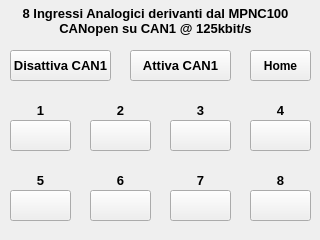
<?xml version="1.0" encoding="UTF-8"?>
<ui version="4.0">
 <class>page200</class>
 <widget class="QWidget" name="page200">
  <property name="geometry">
   <rect>
    <x>0</x>
    <y>0</y>
    <width>320</width>
    <height>240</height>
   </rect>
  </property>
  <property name="minimumSize">
   <size>
    <width>320</width>
    <height>240</height>
   </size>
  </property>
  <property name="maximumSize">
   <size>
    <width>320</width>
    <height>240</height>
   </size>
  </property>
  <property name="windowTitle">
   <string>page200</string>
  </property>
  <property name="styleSheet">
   <string notr="true">QWidget#page200
{
}</string>
  </property>
  <widget class="ATCMlabel" name="atcmLabel">
   <property name="geometry">
    <rect>
     <x>170</x>
     <y>120</y>
     <width>61</width>
     <height>31</height>
    </rect>
   </property>
   <property name="toolTip">
    <string>CAN1_IN_AN_1</string>
   </property>
   <property name="whatsThis">
    <string>ATCMlabel widget</string>
   </property>
   <property name="variable">
    <string>CAN1_IN_AN_1</string>
   </property>
   <property name="refresh">
    <number>500</number>
   </property>
   <property name="max">
    <string>0</string>
   </property>
   <property name="min">
    <string>0</string>
   </property>
   <property name="viewStatus">
    <bool>false</bool>
   </property>
   <property name="visibilityVar">
    <string/>
   </property>
   <property name="borderWidth">
    <number>1</number>
   </property>
   <property name="borderRadius">
    <number>0</number>
   </property>
  </widget>
  <widget class="ATCMlabel" name="atcmLabel_2">
   <property name="geometry">
    <rect>
     <x>250</x>
     <y>120</y>
     <width>61</width>
     <height>31</height>
    </rect>
   </property>
   <property name="toolTip">
    <string>CAN1_IN_AN_2</string>
   </property>
   <property name="whatsThis">
    <string>ATCMlabel widget</string>
   </property>
   <property name="variable">
    <string>CAN1_IN_AN_2</string>
   </property>
   <property name="refresh">
    <number>500</number>
   </property>
   <property name="max">
    <string>0</string>
   </property>
   <property name="min">
    <string>0</string>
   </property>
   <property name="viewStatus">
    <bool>false</bool>
   </property>
   <property name="visibilityVar">
    <string/>
   </property>
   <property name="borderWidth">
    <number>1</number>
   </property>
   <property name="borderRadius">
    <number>0</number>
   </property>
  </widget>
  <widget class="ATCMlabel" name="atcmLabel_3">
   <property name="geometry">
    <rect>
     <x>10</x>
     <y>120</y>
     <width>61</width>
     <height>31</height>
    </rect>
   </property>
   <property name="toolTip">
    <string>CAN1_IN_AN_3</string>
   </property>
   <property name="whatsThis">
    <string>ATCMlabel widget</string>
   </property>
   <property name="variable">
    <string>CAN1_IN_AN_3</string>
   </property>
   <property name="refresh">
    <number>500</number>
   </property>
   <property name="max">
    <string>0</string>
   </property>
   <property name="min">
    <string>0</string>
   </property>
   <property name="viewStatus">
    <bool>false</bool>
   </property>
   <property name="visibilityVar">
    <string/>
   </property>
   <property name="borderWidth">
    <number>1</number>
   </property>
   <property name="borderRadius">
    <number>0</number>
   </property>
  </widget>
  <widget class="ATCMlabel" name="atcmLabel_4">
   <property name="geometry">
    <rect>
     <x>90</x>
     <y>190</y>
     <width>61</width>
     <height>31</height>
    </rect>
   </property>
   <property name="toolTip">
    <string>CAN1_IN_AN_8</string>
   </property>
   <property name="whatsThis">
    <string>ATCMlabel widget</string>
   </property>
   <property name="variable">
    <string>CAN1_IN_AN_8</string>
   </property>
   <property name="refresh">
    <number>500</number>
   </property>
   <property name="max">
    <string>0</string>
   </property>
   <property name="min">
    <string>0</string>
   </property>
   <property name="viewStatus">
    <bool>false</bool>
   </property>
   <property name="visibilityVar">
    <string/>
   </property>
   <property name="borderWidth">
    <number>1</number>
   </property>
   <property name="borderRadius">
    <number>0</number>
   </property>
  </widget>
  <widget class="ATCMlabel" name="atcmLabel_5">
   <property name="geometry">
    <rect>
     <x>170</x>
     <y>190</y>
     <width>61</width>
     <height>31</height>
    </rect>
   </property>
   <property name="toolTip">
    <string>CAN1_IN_AN_5</string>
   </property>
   <property name="whatsThis">
    <string>ATCMlabel widget</string>
   </property>
   <property name="variable">
    <string>CAN1_IN_AN_5</string>
   </property>
   <property name="refresh">
    <number>500</number>
   </property>
   <property name="max">
    <string>0</string>
   </property>
   <property name="min">
    <string>0</string>
   </property>
   <property name="viewStatus">
    <bool>false</bool>
   </property>
   <property name="visibilityVar">
    <string/>
   </property>
   <property name="borderWidth">
    <number>1</number>
   </property>
   <property name="borderRadius">
    <number>0</number>
   </property>
  </widget>
  <widget class="ATCMlabel" name="atcmLabel_6">
   <property name="geometry">
    <rect>
     <x>90</x>
     <y>120</y>
     <width>61</width>
     <height>31</height>
    </rect>
   </property>
   <property name="toolTip">
    <string>CAN1_IN_AN_4</string>
   </property>
   <property name="whatsThis">
    <string>ATCMlabel widget</string>
   </property>
   <property name="variable">
    <string>CAN1_IN_AN_4</string>
   </property>
   <property name="refresh">
    <number>500</number>
   </property>
   <property name="max">
    <string>0</string>
   </property>
   <property name="min">
    <string>0</string>
   </property>
   <property name="viewStatus">
    <bool>false</bool>
   </property>
   <property name="visibilityVar">
    <string/>
   </property>
   <property name="borderWidth">
    <number>1</number>
   </property>
   <property name="borderRadius">
    <number>0</number>
   </property>
  </widget>
  <widget class="ATCMlabel" name="atcmLabel_7">
   <property name="geometry">
    <rect>
     <x>10</x>
     <y>190</y>
     <width>61</width>
     <height>31</height>
    </rect>
   </property>
   <property name="toolTip">
    <string>CAN1_IN_AN_7</string>
   </property>
   <property name="whatsThis">
    <string>ATCMlabel widget</string>
   </property>
   <property name="variable">
    <string>CAN1_IN_AN_7</string>
   </property>
   <property name="refresh">
    <number>500</number>
   </property>
   <property name="max">
    <string>0</string>
   </property>
   <property name="min">
    <string>0</string>
   </property>
   <property name="viewStatus">
    <bool>false</bool>
   </property>
   <property name="visibilityVar">
    <string/>
   </property>
   <property name="borderWidth">
    <number>1</number>
   </property>
   <property name="borderRadius">
    <number>0</number>
   </property>
  </widget>
  <widget class="ATCMlabel" name="atcmLabel_8">
   <property name="geometry">
    <rect>
     <x>250</x>
     <y>190</y>
     <width>61</width>
     <height>31</height>
    </rect>
   </property>
   <property name="toolTip">
    <string>CAN1_IN_AN_6</string>
   </property>
   <property name="whatsThis">
    <string>ATCMlabel widget</string>
   </property>
   <property name="variable">
    <string>CAN1_IN_AN_6</string>
   </property>
   <property name="refresh">
    <number>500</number>
   </property>
   <property name="max">
    <string>0</string>
   </property>
   <property name="min">
    <string>0</string>
   </property>
   <property name="viewStatus">
    <bool>false</bool>
   </property>
   <property name="visibilityVar">
    <string/>
   </property>
   <property name="borderWidth">
    <number>1</number>
   </property>
   <property name="borderRadius">
    <number>0</number>
   </property>
  </widget>
  <widget class="ATCMbutton" name="atcmButton">
   <property name="geometry">
    <rect>
     <x>250</x>
     <y>50</y>
     <width>61</width>
     <height>31</height>
    </rect>
   </property>
   <property name="font">
    <font>
     <weight>75</weight>
     <bold>true</bold>
    </font>
   </property>
   <property name="toolTip">
    <string/>
   </property>
   <property name="whatsThis">
    <string>ATCMbutton widget</string>
   </property>
   <property name="pageName">
    <string>page100</string>
   </property>
   <property name="statusvar">
    <string/>
   </property>
   <property name="viewStatus">
    <bool>false</bool>
   </property>
   <property name="visibilityVar">
    <string/>
   </property>
   <property name="bgColor">
    <color>
     <red>255</red>
     <green>255</green>
     <blue>0</blue>
    </color>
   </property>
   <property name="text">
    <string>Home</string>
   </property>
   <property name="pressText">
    <string>Home</string>
   </property>
   <property name="borderWidth">
    <number>0</number>
   </property>
   <property name="borderRadius">
    <number>0</number>
   </property>
  </widget>
  <widget class="ATCMbutton" name="atcmButton_2">
   <property name="geometry">
    <rect>
     <x>130</x>
     <y>50</y>
     <width>101</width>
     <height>31</height>
    </rect>
   </property>
   <property name="font">
    <font>
     <family>Arial</family>
     <pointsize>10</pointsize>
     <weight>75</weight>
     <bold>true</bold>
    </font>
   </property>
   <property name="toolTip">
    <string/>
   </property>
   <property name="whatsThis">
    <string>ATCMbutton widget</string>
   </property>
   <property name="pageName">
    <string/>
   </property>
   <property name="statusvar">
    <string/>
   </property>
   <property name="viewStatus">
    <bool>false</bool>
   </property>
   <property name="visibilityVar">
    <string/>
   </property>
   <property name="bgColor">
    <color>
     <red>0</red>
     <green>255</green>
     <blue>127</blue>
    </color>
   </property>
   <property name="text">
    <string>Attiva CAN1</string>
   </property>
   <property name="pressText">
    <string>Attiva CAN1</string>
   </property>
   <property name="borderWidth">
    <number>0</number>
   </property>
   <property name="borderRadius">
    <number>0</number>
   </property>
  </widget>
  <widget class="ATCMbutton" name="atcmButton_3">
   <property name="geometry">
    <rect>
     <x>10</x>
     <y>50</y>
     <width>101</width>
     <height>31</height>
    </rect>
   </property>
   <property name="font">
    <font>
     <family>Arial</family>
     <pointsize>10</pointsize>
     <weight>75</weight>
     <bold>true</bold>
    </font>
   </property>
   <property name="toolTip">
    <string/>
   </property>
   <property name="whatsThis">
    <string>ATCMbutton widget</string>
   </property>
   <property name="pageName">
    <string/>
   </property>
   <property name="statusvar">
    <string/>
   </property>
   <property name="viewStatus">
    <bool>false</bool>
   </property>
   <property name="visibilityVar">
    <string/>
   </property>
   <property name="bgColor">
    <color>
     <red>255</red>
     <green>0</green>
     <blue>0</blue>
    </color>
   </property>
   <property name="text">
    <string>Disattiva CAN1</string>
   </property>
   <property name="pressText">
    <string>Disattiva CAN1</string>
   </property>
   <property name="borderWidth">
    <number>0</number>
   </property>
   <property name="borderRadius">
    <number>0</number>
   </property>
  </widget>
  <widget class="QLabel" name="label_7">
   <property name="geometry">
    <rect>
     <x>10</x>
     <y>0</y>
     <width>291</width>
     <height>41</height>
    </rect>
   </property>
   <property name="font">
    <font>
     <family>Arial</family>
     <pointsize>10</pointsize>
     <weight>75</weight>
     <bold>true</bold>
    </font>
   </property>
   <property name="text">
    <string>8 Ingressi Analogici derivanti dal MPNC100
CANopen su CAN1 @ 125kbit/s</string>
   </property>
   <property name="alignment">
    <set>Qt::AlignCenter</set>
   </property>
  </widget>
  <widget class="QLabel" name="label">
   <property name="geometry">
    <rect>
     <x>10</x>
     <y>100</y>
     <width>61</width>
     <height>20</height>
    </rect>
   </property>
   <property name="font">
    <font>
     <family>Arial</family>
     <pointsize>10</pointsize>
     <weight>75</weight>
     <bold>true</bold>
    </font>
   </property>
   <property name="text">
    <string>1</string>
   </property>
   <property name="alignment">
    <set>Qt::AlignCenter</set>
   </property>
  </widget>
  <widget class="QLabel" name="label_2">
   <property name="geometry">
    <rect>
     <x>90</x>
     <y>100</y>
     <width>61</width>
     <height>20</height>
    </rect>
   </property>
   <property name="font">
    <font>
     <family>Arial</family>
     <pointsize>10</pointsize>
     <weight>75</weight>
     <bold>true</bold>
    </font>
   </property>
   <property name="text">
    <string>2</string>
   </property>
   <property name="alignment">
    <set>Qt::AlignCenter</set>
   </property>
  </widget>
  <widget class="QLabel" name="label_3">
   <property name="geometry">
    <rect>
     <x>250</x>
     <y>100</y>
     <width>61</width>
     <height>20</height>
    </rect>
   </property>
   <property name="font">
    <font>
     <family>Arial</family>
     <pointsize>10</pointsize>
     <weight>75</weight>
     <bold>true</bold>
    </font>
   </property>
   <property name="text">
    <string>4</string>
   </property>
   <property name="alignment">
    <set>Qt::AlignCenter</set>
   </property>
  </widget>
  <widget class="QLabel" name="label_4">
   <property name="geometry">
    <rect>
     <x>170</x>
     <y>100</y>
     <width>61</width>
     <height>20</height>
    </rect>
   </property>
   <property name="font">
    <font>
     <family>Arial</family>
     <pointsize>10</pointsize>
     <weight>75</weight>
     <bold>true</bold>
    </font>
   </property>
   <property name="text">
    <string>3</string>
   </property>
   <property name="alignment">
    <set>Qt::AlignCenter</set>
   </property>
  </widget>
  <widget class="QLabel" name="label_5">
   <property name="geometry">
    <rect>
     <x>250</x>
     <y>170</y>
     <width>61</width>
     <height>20</height>
    </rect>
   </property>
   <property name="font">
    <font>
     <family>Arial</family>
     <pointsize>10</pointsize>
     <weight>75</weight>
     <bold>true</bold>
    </font>
   </property>
   <property name="text">
    <string>8</string>
   </property>
   <property name="alignment">
    <set>Qt::AlignCenter</set>
   </property>
  </widget>
  <widget class="QLabel" name="label_6">
   <property name="geometry">
    <rect>
     <x>170</x>
     <y>170</y>
     <width>61</width>
     <height>20</height>
    </rect>
   </property>
   <property name="font">
    <font>
     <family>Arial</family>
     <pointsize>10</pointsize>
     <weight>75</weight>
     <bold>true</bold>
    </font>
   </property>
   <property name="text">
    <string>7</string>
   </property>
   <property name="alignment">
    <set>Qt::AlignCenter</set>
   </property>
  </widget>
  <widget class="QLabel" name="label_8">
   <property name="geometry">
    <rect>
     <x>90</x>
     <y>170</y>
     <width>61</width>
     <height>20</height>
    </rect>
   </property>
   <property name="font">
    <font>
     <family>Arial</family>
     <pointsize>10</pointsize>
     <weight>75</weight>
     <bold>true</bold>
    </font>
   </property>
   <property name="text">
    <string>6</string>
   </property>
   <property name="alignment">
    <set>Qt::AlignCenter</set>
   </property>
  </widget>
  <widget class="QLabel" name="label_9">
   <property name="geometry">
    <rect>
     <x>10</x>
     <y>170</y>
     <width>61</width>
     <height>20</height>
    </rect>
   </property>
   <property name="font">
    <font>
     <family>Arial</family>
     <pointsize>10</pointsize>
     <weight>75</weight>
     <bold>true</bold>
    </font>
   </property>
   <property name="text">
    <string>5</string>
   </property>
   <property name="alignment">
    <set>Qt::AlignCenter</set>
   </property>
  </widget>
 </widget>
 <customwidgets>
  <customwidget>
   <class>ATCMbutton</class>
   <extends>QPushButton</extends>
   <header>atcmplugin.h</header>
  </customwidget>
  <customwidget>
   <class>ATCMlabel</class>
   <extends>QPushButton</extends>
   <header>atcmplugin.h</header>
  </customwidget>
 </customwidgets>
 <resources/>
 <connections>
  <connection>
   <sender>atcmButton</sender>
   <signal>newPage(const char*,bool)</signal>
   <receiver>page200</receiver>
   <slot>goto_page(const char*,bool)</slot>
   <hints>
    <hint type="sourcelabel">
     <x>264</x>
     <y>36</y>
    </hint>
    <hint type="destinationlabel">
     <x>269</x>
     <y>68</y>
    </hint>
   </hints>
  </connection>
 </connections>
 <slots>
  <slot>goto_page(const char*,bool)</slot>
 </slots>
</ui>
